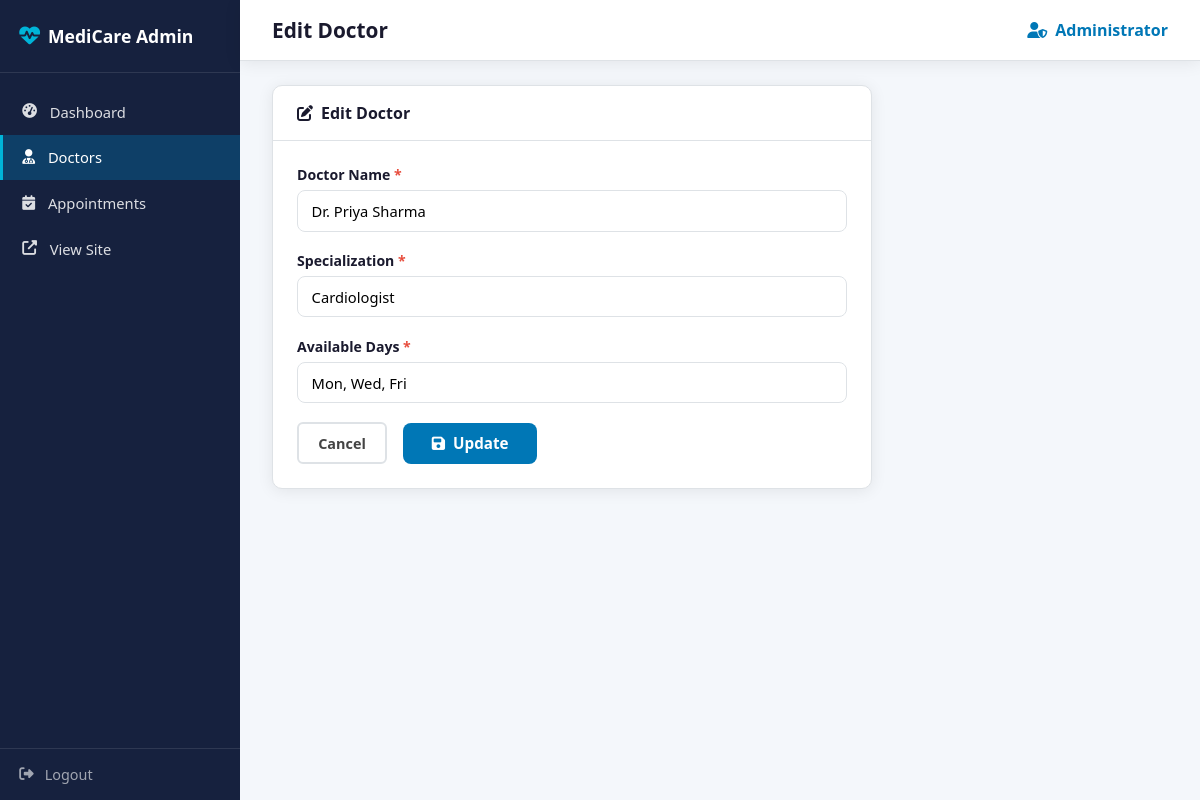
Page /admin/doctors/edit/1 (signed in) on the committed database.
### tables this page shows
CREATE TABLE doctors (
            id               INTEGER PRIMARY KEY AUTOINCREMENT,
            name             TEXT NOT NULL,
            specialization   TEXT NOT NULL,
            available_days   TEXT NOT NULL
        );

### app.py (the view, shortened to what this page needs)
@app.route('/admin/doctors/edit/<int:doc_id>', methods=['GET', 'POST'])
@login_required
def admin_edit_doctor(doc_id):
    db = get_db()
    doctor = db.execute('SELECT * FROM doctors WHERE id=?', (doc_id,)).fetchone()
    if not doctor:
        flash('Doctor not found.', 'error')
        return redirect(url_for('admin_doctors'))
    return render_template('admin/doctor_form.html', doctor=doctor)

### app.py (called while the page is built)
def login_required(f):
    @wraps(f)
    def decorated(*args, **kwargs):
        if 'admin_logged_in' not in session:
            return redirect(url_for('admin_login'))
        return f(*args, **kwargs)
    return decorated

### database.py (called while the page is built)
def get_db():
    db = sqlite3.connect(DATABASE)
    db.row_factory = sqlite3.Row
    return db

### templates/admin/doctor_form.html (shortened to what this page needs)
{% extends 'admin/base.html' %}
{% block page_title %}{{ 'Edit' if doctor else 'Add' }} Doctor{% endblock %}
{% block content %}
<div class="admin-card" style="max-width:600px">
  <div class="card-header">
    <h3><i class="fas fa-{{ 'edit' if doctor else 'user-plus' }}"></i>
      {{ 'Edit Doctor' if doctor else 'Add New Doctor' }}</h3>
  </div>
  <form method="POST" style="padding:1.5rem">
    <div class="form-group">
      <label>Doctor Name <span>*</span></label>
      <input type="text" name="name" placeholder="Dr. Full Name"
             value="{{ doctor['name'] if doctor else '' }}" required/>
    </div>
    <div class="form-group">
      <label>Specialization <span>*</span></label>
      <input type="text" name="specialization" placeholder="e.g. Cardiologist"
             value="{{ doctor['specialization'] if doctor else '' }}" required/>
    </div>
    <div class="form-group">
      <label>Available Days <span>*</span></label>
      <input type="text" name="available_days" placeholder="e.g. Mon, Wed, Fri"
             value="{{ doctor['available_days'] if doctor else '' }}" required/>
    </div>
    <div class="form-actions">
      <a href="{{ url_for('admin_doctors') }}" class="btn-outline-sm">Cancel</a>
      <button type="submit" class="btn-submit">
        <i class="fas fa-save"></i> {{ 'Update' if doctor else 'Add Doctor' }}
      </button>
    </div>
  </form>
</div>
{% endblock %}

### static/css/admin.css (style rules this page uses)
*, *::before, *::after { box-sizing: border-box; margin: 0; padding: 0; }
:root { --primary: #0077b6; --primary-d: #005f92; --dark: #1a1a2e; --sidebar: #16213e; --text: #444; --light: #f4f7fb; --white: #ffffff; --border: #dee2e6; --radius: 10px; --shadow: 0 2px 16px rgba(0,0,0,.08); }
body { font-family: 'Segoe UI', system-ui, sans-serif; color: var(--text); }
a { text-decoration: none; color: inherit; }
.admin-body { background: var(--light); }
.admin-card { background: #fff; border-radius: var(--radius); border: 1px solid var(--border); box-shadow: var(--shadow); overflow: hidden; margin-bottom: 1.5rem; }
.card-header { padding: 1rem 1.5rem; border-bottom: 1px solid var(--border); display: flex; justify-content: space-between; align-items: center; }
.card-header h3 { font-size: 1rem; font-weight: 700; color: var(--dark); display: flex; align-items: center; gap: .5rem; }
.btn-outline-sm { border: 2px solid var(--border); color: var(--text); padding: .6rem 1.2rem; border-radius: 6px; font-size: .9rem; font-weight: 600; transition: all .2s; display: inline-block; }
.form-group { display: flex; flex-direction: column; gap: .4rem; margin-bottom: 1.2rem; }
.form-group label { font-weight: 600; font-size: .88rem; color: var(--dark); }
.form-group label span { color: #e74c3c; }
.form-group input, .form-group select, .form-group textarea { border: 1.5px solid var(--border); border-radius: 8px; padding: .6rem .85rem; font-size: .92rem; outline: none; transition: border-color .2s; font-family: inherit; }
.form-actions { display: flex; gap: 1rem; align-items: center; margin-top: .5rem; }
.btn-submit { background: var(--primary); color: #fff; border: none; padding: .65rem 1.8rem; border-radius: 8px; font-size: .95rem; font-weight: 600; cursor: pointer; display: inline-flex; align-items: center; gap: .5rem; transition: background .2s; font-family: inherit; }

### rows in the picture
doctors: name "Dr. Priya Sharma", specialization "Cardiologist", available_days "Mon, Wed, Fri"

### other values in the picture
{{ 'Edit' if doctor else 'Add' }} "Edit"
{{ 'Edit Doctor' if doctor else 'Add New Doctor' }} "Edit Doctor"
{{ 'Update' if doctor else 'Add Doctor' }} "Update"
